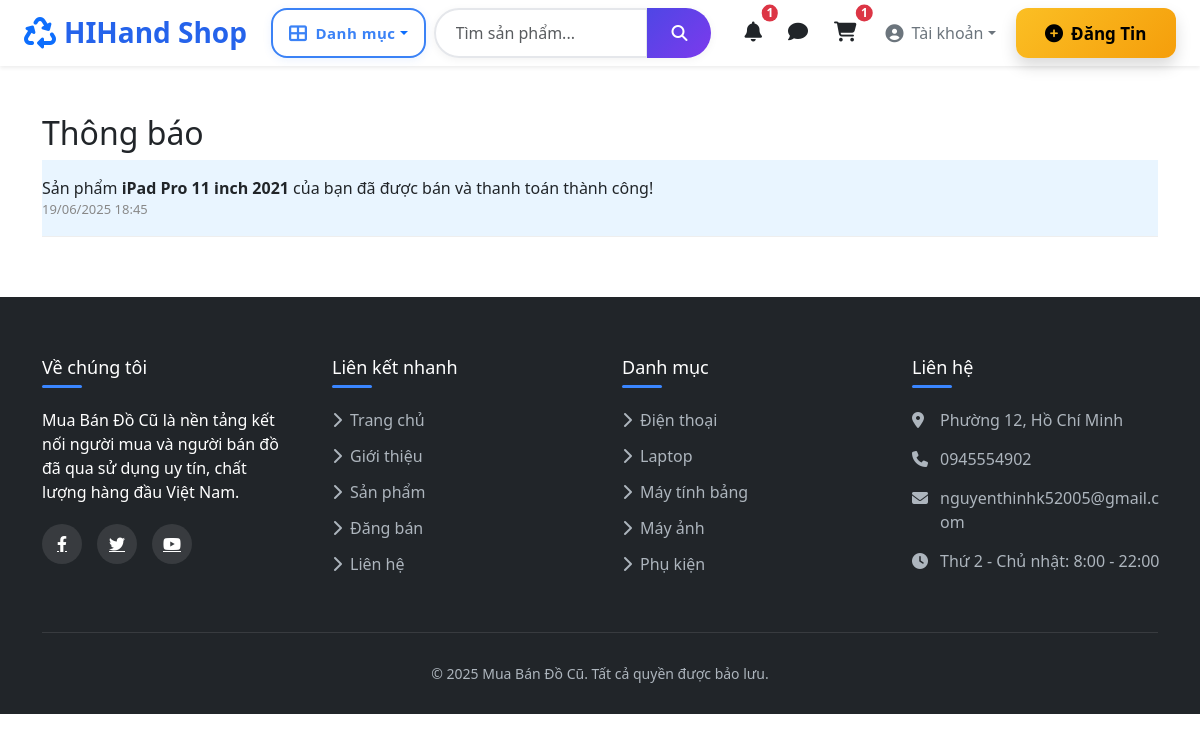
Screenshot of /app/View/extra/notifications.php (signed in) with the database file from the repository.
### tables this page shows
CREATE TABLE `notifications` (
  `id` int(11) NOT NULL,
  `user_id` int(11) NOT NULL,
  `message` varchar(255) NOT NULL,
  `is_read` tinyint(1) DEFAULT 0,
  `created_at` datetime DEFAULT current_timestamp()
);

### app/View/extra/notifications.php (the view, shortened to what this page needs)
<?php
include_once __DIR__ . '/../../Components/header/Header.php';
include_once __DIR__ . '/../../Components/footer/Footer.php';
$user_id = $_SESSION['user_id'];
$stmt = $pdo->prepare("SELECT * FROM notifications WHERE user_id = ? ORDER BY created_at DESC");
$stmt->execute([$user_id]);
$notifications = $stmt->fetchAll(PDO::FETCH_ASSOC);
?>
<!DOCTYPE html>
<html lang="vi">
<head>
    <link rel="stylesheet" href="../../../public/assets/css/footer.css">
    <link href="https://cdn.jsdelivr.net/npm/bootstrap@5.3.0/dist/css/bootstrap.min.css" rel="stylesheet">
     <link href="https://cdnjs.cloudflare.com/ajax/libs/font-awesome/6.4.0/css/all.min.css" rel="stylesheet">
</head>
<body>
    <div class="container mt-5">
        <h2>Thông báo</h2>
        <?php if (empty($notifications)): ?>
            <p>Không có thông báo nào.</p>
        <?php else: ?>
            <?php foreach ($notifications as $noti): ?>
                <div class="notification<?php echo !$noti['is_read'] ? ' unread' : ''; ?>">
                    <div><?php echo $noti['message']; ?></div>
                    <div class="time"><?php echo date('d/m/Y H:i', strtotime($noti['created_at'])); ?></div>
                </div>
            <?php endforeach; ?>
        <?php endif; ?>
    </div>
</body>
</html>

### public/assets/css/footer.css (style rules this page uses)
:root { --dark: #212529; --primary: #3a86ff; --transition: all 0.3s ease; --mobile: 576px; --tablet: 768px; --desktop: 992px; --large-desktop: 1200px; }

### app/View/extra/notifications.php (style rules this page uses)
.notification { border-bottom: 1px solid #eee; padding: 16px 0; }
.notification.unread { background: #e9f5ff; }
.notification .time { color: #888; font-size: 13px; }

### app/Components/header/Header.php (style rules this page uses)
:root { --primary-blue: #3b82f6; --primary-dark: #2563eb; --success-green: #10b981; --warning-orange: #f59e0b; --text-gray: #374151; --shadow-light: 0 2px 8px rgba(0, 0, 0, 0.1); --shadow-medium: 0 4px 12px rgba(0, 0, 0, 0.15); }

### rows the page displays
notifications: message "Sản phẩm iPad Pro 11 inch 2021 của bạn đã được bán và thanh toán thành công!", created_at "19/06/2025 18:45"

### other values shown
min($unread_notifications, 99) "1"
min($cart_count, 9) "1"
